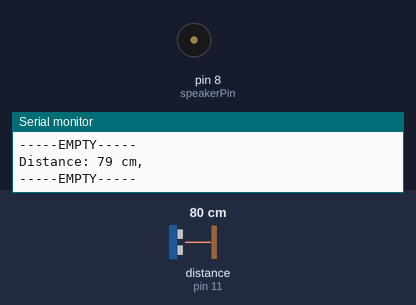
Bench run of a sketch on a simulated Arduino Uno, built with avr-gcc and run on an emulated ATmega328P. On the bench: buzzer (waves = sounding), the last lines printed to the serial monitor. Wiring (inferred from the names in the program): ultrasonic range finder: trigger pin 12; echo pin 11. The test bench sets the inputs (shaded band); at power-on: distance to the obstacle (sensor on pin 11) 80 cm. The echo pulse lasts 58.3 µs per cm.

Above: at 1.2 s.
1.3 s: distance to the obstacle (sensor on pin 11) set to 17 cm
4.3 s: distance to the obstacle (sensor on pin 11) set to 14 cm
At 5.2 s:
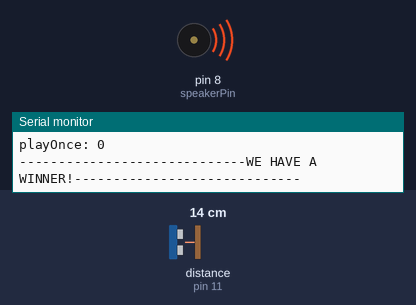
Timing chart, 0 to 8.2 s (numbered marks = the images above; inputs shaded):
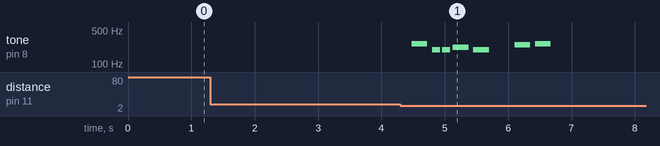

Measured:
- the behaviour switches between 16 and 15 cm on distance to the obstacle (sensor on pin 11) (found by bisection; images 0 and 1)
- after the input at 4.3 s, tone on pin 8 (speakerPin): plays 262 Hz for 0.25 s, 196 Hz for 0.13 s, 196 Hz for 0.13 s, 220 Hz for 0.25 s, 196 Hz for 0.25 s, 247 Hz for 0.25 s … (7 notes in this stretch), starting after 0.18 s

The sketch:

FINAL_HC_SR04_Speaker_TrashDetection_v1.ino
```cpp
/*
 _____HC-SR04 Ultrasonic Sensor______
 Range: 2 cm - 400 cm
 Resolution: 0,3 cm
 VCC to arduino pin 2, GND to arduino pin 5
 Echo (receives the signal) to Arduino pin 11
 Trig (sends the signal) to Arduino pin 12
 If connecting using a single pin, specify the same pin
 for both trigger_pin and echo_pin, as the same pin is doing both functions.gggh


 _____Speaker_____
 I'm using a 4 ohm speaker. To limit the current to a safe level with this speaker,
 you need to put a 220 ohm resistor between the + pin of the speaker and pin 8 on Arduino
 + to Arduino pin 8
 - to Arduino GND
 */
#include "pitches.h"
//#define NOTE_C4  262/;;;;;;;;;;;;;;;;;;;;;
int melody[] = {
  NOTE_C4, NOTE_G3, NOTE_G3, NOTE_A3, NOTE_G3, 0, NOTE_B3, NOTE_C4
};

int noteDurations[] = {
  4, 8, 8, 4, 4, 4, 4, 4
};

//Ultrasonic sensor
int trigPin = 12;
int echoPin = 11;

bool trashDetection = false;
bool playOnce = true;

//Speaker
int speakerPin = 8;

void setup() {
  //Ultrasonic sensor
  pinMode (2, OUTPUT); //attach vcc to pin 2 on Arduino
  pinMode (5, OUTPUT); //attach GND to pin 5 on Arduino

  // initialize serial communication:
  Serial.begin(9600);
}

void loop() {
  while (playOnce == true) {
    digitalWrite(2, HIGH);
    // establish variables for duration of the ping,
    // and the distance result in inches and centimeters.
    long duration, distance;

    // The ping is triggered by a HIGH pulse of 2 or more microseconds.
    // Give a short LOW pulse beforehand to ensure a clean HIGH pulse.
    pinMode(trigPin, OUTPUT);// attach pin 3 to Trig
    digitalWrite(trigPin, LOW);
    delayMicroseconds(2);
    digitalWrite(trigPin, HIGH);
    delayMicroseconds(5);
    digitalWrite(trigPin, LOW);

    // The same pin is used to read the signal from the ping. The ping is a
    // HIGH pulse, whose duration is the time (in microseconds) from the sending
    // of the ping to the reception of its echo off of an object.
    pinMode (echoPin, INPUT);//attach pin 4 to Echo
    duration = pulseIn(echoPin, HIGH);

    // convert the time into a distance in cm
    distance = microsecondsToCm(duration);

    Serial.print("Distance: ");
    Serial.print(distance);
    Serial.println(" cm, ");
    Serial.println("-----EMPTY-----");
    //delay(100);

    if (distance > 0 && distance < 15 ) {
      trashDetection = true;
    }

    if (trashDetection == true && playOnce == true) {
      playOnce = false;
      Serial.print("Trash detected at: ");
      Serial.print(distance);
      Serial.println(" cm");

      Serial.print("playOnce: ");
      Serial.println(playOnce);
      Serial.println("-----------------------------WE HAVE A WINNER!-----------------------------");

      for (int thisNote = 0; thisNote < 8; thisNote++) {
        // to calculate the note duration, take one second divided by the note type.
        //e.g. quarter note = 1000 / 4, eighth note = 1000/8, etc.
        int noteDuration = 1000 / noteDurations[thisNote];
        tone(8, melody[thisNote], noteDuration);

        // to distinguish the notes, set a minimum time between them.
        // the note's duration + 30% seems to work well:
        int pauseBetweenNotes = noteDuration * 1.30;
        delay(pauseBetweenNotes);
        // stop the tone playing:
        noTone(8);
      }
    }

  }
}


long microsecondsToCm(long microseconds) {
  //The soundwave is travelling from the sensor to the object and back again from
  //the object to the sensor. Therefor to get the distance to the object (in microsenconds)
  //we need to devide it by 2. Next we devide by 29.1 to get a distance in cm.
  return (microseconds / 2) / 29.1;
}
```

pitches.h
```cpp
/*************************************************
 * Public Constants
 *************************************************/

#define NOTE_B0  31
#define NOTE_C1  33
#define NOTE_CS1 35
#define NOTE_D1  37
#define NOTE_DS1 39
#define NOTE_E1  41
#define NOTE_F1  44
#define NOTE_FS1 46
#define NOTE_G1  49
#define NOTE_GS1 52
#define NOTE_A1  55
#define NOTE_AS1 58
#define NOTE_B1  62
#define NOTE_C2  65
#define NOTE_CS2 69
#define NOTE_D2  73
#define NOTE_DS2 78
#define NOTE_E2  82
#define NOTE_F2  87
#define NOTE_FS2 93
#define NOTE_G2  98
#define NOTE_GS2 104
#define NOTE_A2  110
#define NOTE_AS2 117
#define NOTE_B2  123
#define NOTE_C3  131
#define NOTE_CS3 139
#define NOTE_D3  147
#define NOTE_DS3 156
#define NOTE_E3  165
#define NOTE_F3  175
#define NOTE_FS3 185
#define NOTE_G3  196
#define NOTE_GS3 208
#define NOTE_A3  220
#define NOTE_AS3 233
#define NOTE_B3  247
#define NOTE_C4  262
#define NOTE_CS4 277
#define NOTE_D4  294
#define NOTE_DS4 311
#define NOTE_E4  330
#define NOTE_F4  349
#define NOTE_FS4 370
#define NOTE_G4  392
#define NOTE_GS4 415
#define NOTE_A4  440
#define NOTE_AS4 466
#define NOTE_B4  494
#define NOTE_C5  523
#define NOTE_CS5 554
#define NOTE_D5  587
#define NOTE_DS5 622
#define NOTE_E5  659
#define NOTE_F5  698
#define NOTE_FS5 740
#define NOTE_G5  784
#define NOTE_GS5 831
#define NOTE_A5  880
#define NOTE_AS5 932
#define NOTE_B5  988
#define NOTE_C6  1047
#define NOTE_CS6 1109
#define NOTE_D6  1175
#define NOTE_DS6 1245
#define NOTE_E6  1319
#define NOTE_F6  1397
#define NOTE_FS6 1480
#define NOTE_G6  1568
#define NOTE_GS6 1661
#define NOTE_A6  1760
#define NOTE_AS6 1865
#define NOTE_B6  1976
#define NOTE_C7  2093
#define NOTE_CS7 2217
#define NOTE_D7  2349
#define NOTE_DS7 2489
#define NOTE_E7  2637
#define NOTE_F7  2794
#define NOTE_FS7 2960
#define NOTE_G7  3136
#define NOTE_GS7 3322
#define NOTE_A7  3520
#define NOTE_AS7 3729
#define NOTE_B7  3951
#define NOTE_C8  4186
#define NOTE_CS8 4435
#define NOTE_D8  4699
#define NOTE_DS8 4978
```
